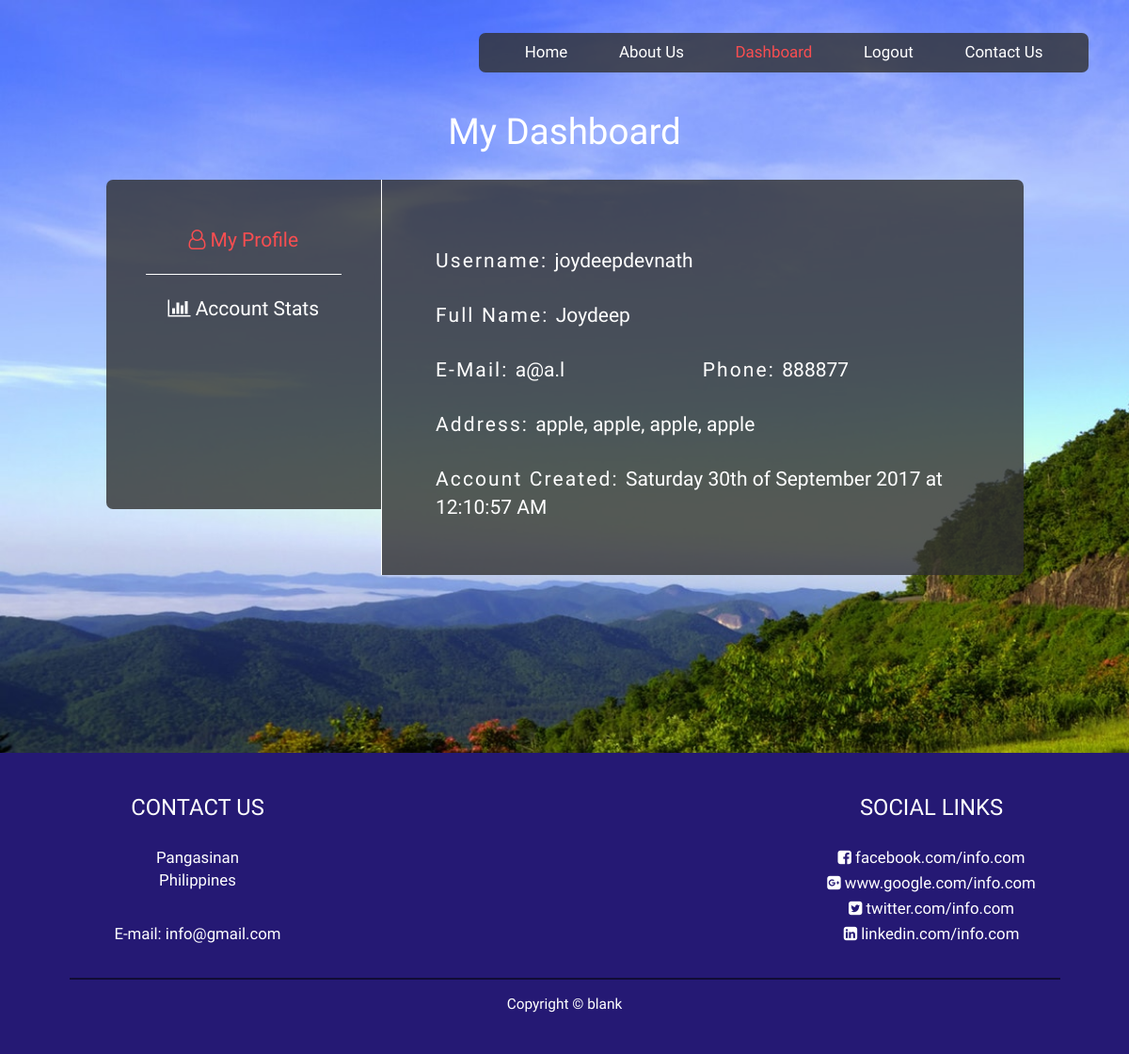
Screenshot of /userDashboardProfile.php (signed in) with the database file from the repository.
### tables this page shows
CREATE TABLE `users` (
  `UserID` int(10) NOT NULL,
  `FullName` varchar(50) NOT NULL,
  `EMail` varchar(50) NOT NULL,
  `Phone` varchar(15) NOT NULL,
  `Username` varchar(200) NOT NULL,
  `Password` varchar(200) NOT NULL,
  `AddressLine1` varchar(50) NOT NULL,
  `AddressLine2` varchar(50) NOT NULL,
  `City` varchar(30) NOT NULL,
  `State` varchar(30) NOT NULL,
  `Date` varchar(50) NOT NULL
);

### userDashboardProfile.php (the view, shortened to what this page needs)
<!DOCTYPE html>
<html lang="en">
	<head>
    	<link href="css/main.css" rel="stylesheet">
    	<link href="css/bootstrap.min.css" rel="stylesheet">
    	<link href="css/bootstrap-select.css" rel="stylesheet">
		<link href="css/bootstrap-datetimepicker.css" rel="stylesheet">
    	<link href="https://maxcdn.bootstrapcdn.com/font-awesome/4.7.0/css/font-awesome.min.css" rel="stylesheet">
	</head>
	<?php
		$servername = "localhost";
		$username = "root";
		$password = "";
		$dbname = "projectmeteor";
		$conn = new mysqli($servername, $username, $password, $dbname);
	?>
	<body>
		<div class="container-fluid">
			<div class="col-sm-12 userDashboard text-center">
			<?php include("common/headerDashboardTransparentLoggedIn.php"); ?>
			<div class="col-sm-12">
				<div class="heading text-center">
					My Dashboard
				</div>
			</div>
			<div class="col-sm-1"></div>
			<div class="col-sm-3 containerBoxLeft">
				<div class="col-sm-12 menuContainer bottomBorder active">
					<span class="fa fa-user-o"></span> My Profile
				</div>
				<a href="userDashboardAccountSettings.php">
				<div class="col-sm-12 menuContainer">
					<span class="fa fa-bar-chart"></span> Account Stats
				</div>
				</a>
			</div>
			<div class="col-sm-7 containerBoxRight text-left">
				<?php
					$user = $_SESSION["username"];
					$profileSQL = "SELECT * FROM `users` WHERE Username='$user'";
					$profileQuery = $conn->query($profileSQL);
					$row = $profileQuery->fetch_assoc();
				?>
				<div class="col-sm-12 profile">
					<div class="col-sm-12 profileWrapper">
					<span class="tag">Username: </span><span class="content"><?php echo $row["Username"]; ?> </span>
					</div>
					<div class="col-sm-12 profileWrapper">
					<span class="tag">Full Name: </span><span class="content"><?php echo $row["FullName"]; ?> </span>
					</div>
					<div class="col-sm-6 profileWrapper">
					<span class="tag">E-Mail: </span><span class="content"><?php echo $row["EMail"]; ?> </span>
					</div>
					<div class="col-sm-6 profileWrapper">
					<span class="tag">Phone: </span><span class="content"><?php echo $row["Phone"]; ?> </span>
					</div>
					<div class="col-sm-12 profileWrapper">
					<span class="tag">Address: </span><span class="content"><?php echo $row["AddressLine1"].", ".$row["AddressLine2"].", ".$row["City"].", ".$row["State"]; ?> </span>
					</div>
					<div class="col-sm-12 profileWrapper">
					<span class="tag">Account Created: </span><span class="content"><?php echo $row["Date"]; ?> </span>
					</div>
				</div>
			</div>
			<div class="col-sm-1"></div>
			</div>
		</div>
		<?php include("common/footer.php"); ?>
	</body>
</html>

### rows the page displays
users: Username "joydeepdevnath", FullName "Joydeep", EMail "a@a.l", Phone "888877", AddressLine1 "apple", AddressLine2 "apple", City "apple", State "apple", Date "Saturday 30th of September 2017 at 12:10:57 AM"
